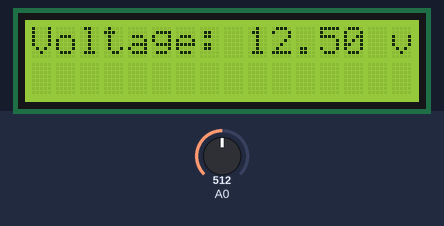
The sketch below on a simulated Arduino Uno, built with avr-gcc and run on an emulated ATmega328P. Shown: 16×2 character LCD. The inputs (shaded band) are chosen by the test bench; at power-on: A0 = 512. What the sketch prints to the serial monitor is not drawn.

Above: at 1.2 s.
1.3 s: A0 set to 425
At 3.3 s:
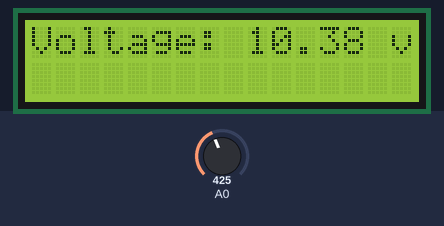
3.6 s: A0 set to 397
At 4.8 s:
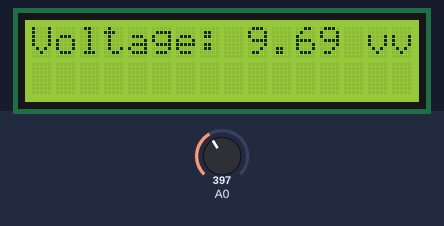
5.6 s: A0 set to 306
At 7.5 s:
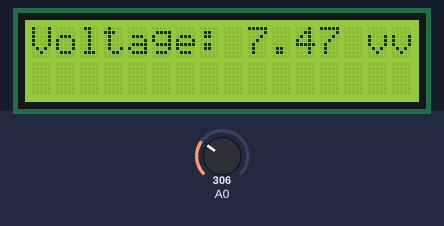
Timing chart, 0 to 9.0 s (numbered marks = the images above; inputs shaded):
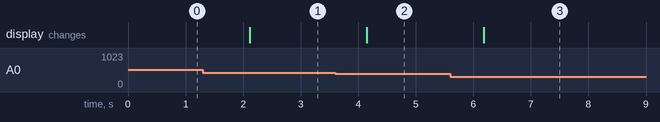

The sketch:

voltage_sensor.ino
```cpp
#include <Wire.h>
#include <LiquidCrystal_I2C.h>

LiquidCrystal_I2C lcd(0x27,16,2);

const int voltgeSensor = A0;

float vOUT = 0.0;
float vIN = 0.0;

float R1 = 30000.0;
float R2 = 7500.0;

int value = 0;

void setup() {
  Serial.begin(9600);
  pinMode(A0, INPUT);
  lcd.init();
  lcd.backlight();
  lcd.home();
}

void loop() {
  value = analogRead(A0);

  vOUT = (value * 5.0)/1024.0;
  vIN = vOUT / (R2/(R1+R2));

  //display on serial monitor
  Serial.print("Voltage = ");
  Serial.print(vIN, 2);
  Serial.println(" volts DC");

  //display on LCD
  lcd.setCursor(0, 0);
  lcd.print("Voltage: ");
  lcd.print(vIN,2);
  lcd.print(" v");


  delay(1000);
}
```

Measured:
- the behaviour switches between 410 and 409 on A0 (found by bisection; images 1 and 2)
- after the input at 1.3 s, the display: changes after 0.82 s (image 1)
- after the input at 3.6 s, the display: changes after 0.55 s (image 2)
- after the input at 5.6 s, the display: changes after 0.58 s (image 3)
